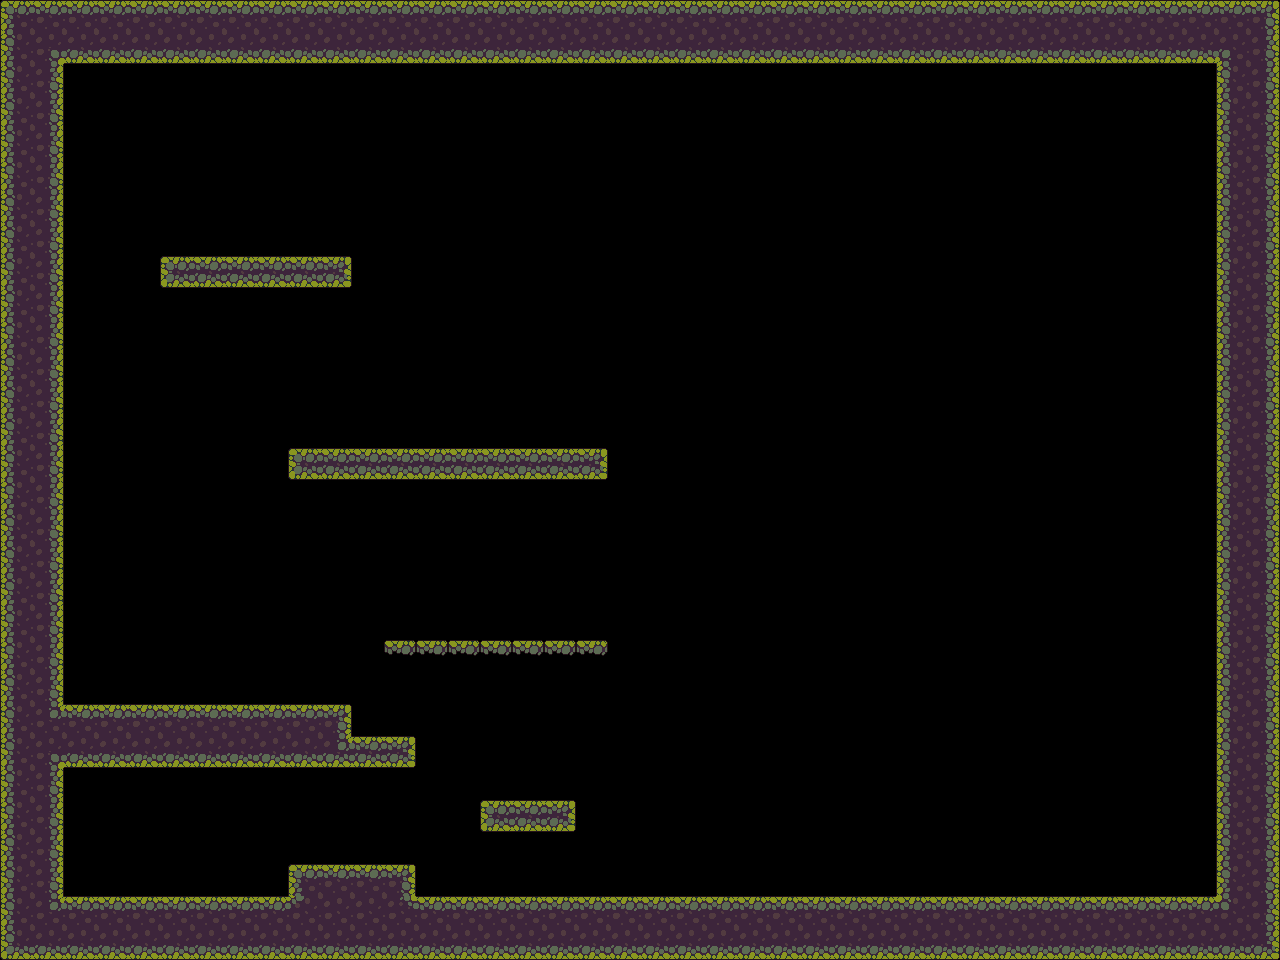

This is a level from a 2D game, rendered from its Tiled map with the project's own tilesets. A one-line summary and the complete map file follow:
An orthogonal 40x30 tile map with 32x32 px tiles, 1 tile layer (tiles) and 11 objects.

<map version="1.10" tiledversion="1.11.2" orientation="orthogonal" renderorder="right-down" width="40" height="30" tilewidth="32" tileheight="32" infinite="0" nextlayerid="10" nextobjectid="31">
 <tileset firstgid="1" source="tileSet.tsx" />
 <layer id="1" name="tiles" width="40" height="30">
  <data encoding="csv">
1,2,2,2,2,2,2,2,2,2,2,2,2,2,2,2,2,2,2,2,2,2,2,2,2,2,2,2,2,2,2,2,2,2,2,2,2,2,2,3,
11,4,5,5,5,5,5,5,5,5,5,5,5,5,5,5,5,5,5,5,5,5,5,5,5,5,5,5,5,5,5,5,5,5,5,5,5,5,6,13,
11,14,0,0,0,0,0,0,0,0,0,0,0,0,0,0,0,0,0,0,0,0,0,0,0,0,0,0,0,0,0,0,0,0,0,0,0,0,11,13,
11,14,0,0,0,0,0,0,0,0,0,0,0,0,0,0,0,0,0,0,0,0,0,0,0,0,0,0,0,0,0,0,0,0,0,0,0,0,11,13,
11,14,0,0,0,0,0,0,0,0,0,0,0,0,0,0,0,0,0,0,0,0,0,0,0,0,0,0,0,0,0,0,0,0,0,0,0,0,11,13,
11,14,0,0,0,0,0,0,0,0,0,0,0,0,0,0,0,0,0,0,0,0,0,0,0,0,0,0,0,0,0,0,0,0,0,0,0,0,11,13,
11,14,0,0,0,0,0,0,0,0,0,0,0,0,0,0,0,0,0,0,0,0,0,0,0,0,0,0,0,0,0,0,0,0,0,0,0,0,11,13,
11,14,0,0,0,0,0,0,0,0,0,0,0,0,0,0,0,0,0,0,0,0,0,0,0,0,0,0,0,0,0,0,0,0,0,0,0,0,16,13,
11,14,0,0,0,32,33,33,33,33,34,0,0,0,0,0,0,0,0,0,0,0,0,0,0,0,0,0,0,0,0,0,0,0,0,0,0,0,16,13,
11,14,0,0,0,0,0,0,0,0,0,0,0,0,0,0,0,0,0,0,0,0,0,0,0,0,0,0,0,0,0,0,0,0,0,0,0,0,16,13,
11,14,0,0,0,0,0,0,0,0,0,0,0,0,0,0,0,0,0,0,0,0,0,0,0,0,0,0,0,0,0,0,0,0,0,0,0,0,16,13,
16,14,0,0,0,0,0,0,0,0,0,0,0,0,0,0,0,0,0,0,0,0,0,0,0,0,0,0,0,0,0,0,0,0,0,0,0,0,16,13,
16,14,0,0,0,0,0,0,0,0,0,0,0,0,0,0,0,0,0,0,0,0,0,0,0,0,0,0,0,0,0,0,0,0,0,0,0,0,16,13,
16,14,0,0,0,0,0,0,0,0,0,0,0,0,0,0,0,0,0,0,0,0,0,0,0,0,0,0,0,0,0,0,0,0,0,0,0,0,16,13,
11,14,0,0,0,0,0,0,0,32,33,33,33,33,33,33,33,33,34,0,0,0,0,0,0,0,0,0,0,0,0,0,0,0,0,0,0,0,16,13,
11,14,0,0,0,0,0,0,0,0,0,0,0,0,0,0,0,0,0,0,0,0,0,0,0,0,0,0,0,0,0,0,0,0,0,0,0,0,16,13,
11,14,0,0,0,0,0,0,0,0,0,0,0,0,0,0,0,0,0,0,0,0,0,0,0,0,0,0,0,0,0,0,0,0,0,0,0,0,16,13,
11,14,0,0,0,0,0,0,0,0,0,0,0,0,0,0,0,0,0,0,0,0,0,0,0,0,0,0,0,0,0,0,0,0,0,0,0,0,16,13,
11,14,0,0,0,0,0,0,0,0,0,0,0,0,0,0,0,0,0,0,0,0,0,0,0,0,0,0,0,0,0,0,0,0,0,0,0,0,16,13,
11,14,0,0,0,0,0,0,0,0,0,0,0,0,0,0,0,0,0,0,0,0,0,0,0,0,0,0,0,0,0,0,0,0,0,0,0,0,16,13,
11,14,0,0,0,0,0,0,0,0,0,0,39,39,39,39,39,39,39,0,0,0,0,0,0,0,0,0,0,0,0,0,0,0,0,0,0,0,16,13,
11,14,0,0,0,0,0,0,0,0,0,0,0,0,0,0,0,0,0,0,0,0,0,0,0,0,0,0,0,0,0,0,0,0,0,0,0,0,16,13,
11,24,2,2,2,2,2,2,2,2,3,0,0,0,0,0,0,0,0,0,0,0,0,0,0,0,0,0,0,0,0,0,0,0,0,0,0,0,11,13,
11,4,22,22,22,22,22,22,22,22,53,33,34,0,0,0,0,0,0,0,0,0,0,0,0,0,0,0,0,0,0,0,0,0,0,0,0,0,11,13,
11,14,0,0,0,0,0,0,0,0,0,0,0,0,0,0,0,0,0,0,0,0,0,0,0,0,0,0,0,0,0,0,0,0,0,0,0,0,16,13,
11,14,0,0,0,0,0,0,0,0,0,0,0,0,0,32,33,34,0,0,0,0,0,0,0,0,0,0,0,0,0,0,0,0,0,0,0,0,16,13,
11,14,0,0,0,0,0,0,0,0,0,0,0,0,0,0,0,0,0,0,0,0,0,0,0,0,0,0,0,0,0,0,0,0,0,0,0,0,16,13,
11,14,0,0,0,0,0,0,0,1,2,2,3,0,0,0,0,0,0,0,0,0,0,0,0,0,0,0,0,0,0,0,0,0,0,0,0,0,16,13,
11,24,25,25,25,25,25,25,25,57,12,12,58,25,25,25,25,25,25,25,25,25,25,25,25,25,25,25,25,25,25,25,25,25,25,25,25,25,26,13,
21,22,22,22,22,22,22,22,22,22,22,22,22,22,22,22,22,22,22,22,22,22,22,22,22,22,22,22,22,22,22,22,22,22,22,22,22,22,22,23
</data>
 </layer>
 <objectgroup id="7" name="collision" visible="0">
  <object id="15" x="2.66667" y="61.3333" width="57.3333" height="897.333" />
  <object id="16" x="289.167" y="865.333" width="126.333" height="33.3333" />
  <object id="17" x="60" y="896" width="1217.33" height="62.6667" />
  <object id="18" x="1216" y="1.33333" width="61.3333" height="890.667" />
  <object id="19" x="1.33333" y="-1.33333" width="1212" height="61.3333" />
  <object id="21" x="481.333" y="802.333" width="92" height="27" />
  <object id="23" x="61" y="705.167" width="289.333" height="62.6667" />
  <object id="24" x="352" y="738.417" width="62.3333" height="27.9167" />
  <object id="27" x="385.333" y="640" width="222.667" height="16" />
 </objectgroup>
 <objectgroup id="8" name="enemies">
  <object id="28" x="142" y="645.5" width="17.5" height="54.5">
   <properties>
    <property name="patrolRange" type="int" value="120" />
    <property name="type" value="ground" />
   </properties>
  </object>
  <object id="29" x="741.5" y="836" width="22" height="58.5">
   <properties>
    <property name="patrolRange" type="int" value="700" />
    <property name="type" value="ground" />
   </properties>
  </object>
 </objectgroup>
 <objectgroup id="9" name="items" />
</map>
